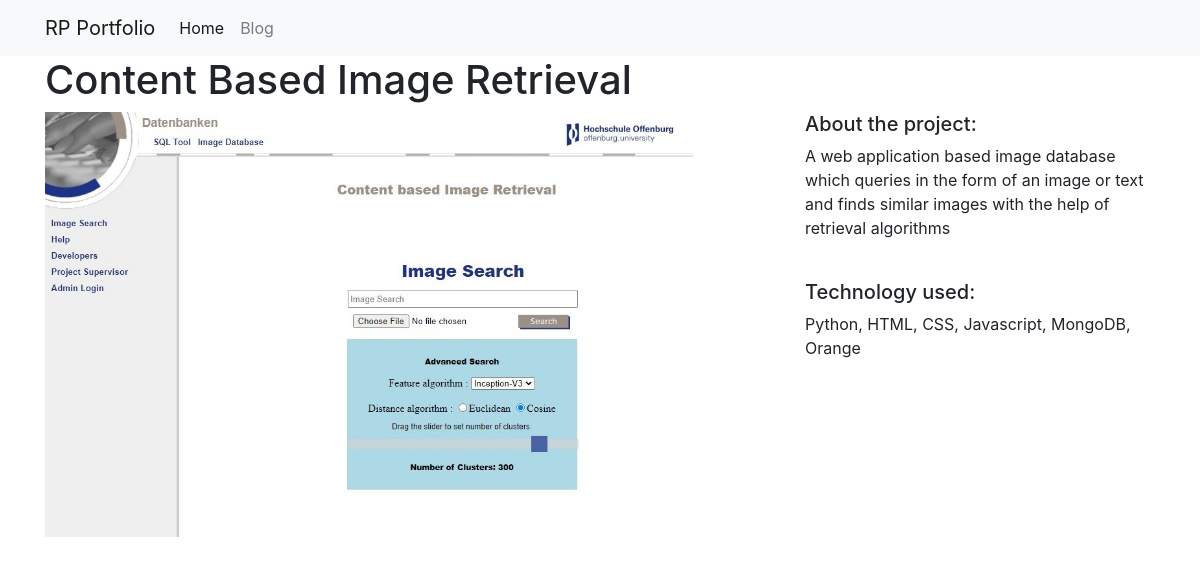
Screenshot of /projects/5/ with the database file from the repository.
### projects/models.py (models this page shows)
class Project(models.Model):
    title = models.CharField(max_length=100)
    description = models.TextField()
    technology = models.CharField(max_length=20)
    image = models.FilePathField(path="/img")

### projects/views.py (the view)
# urls.py: path("<int:pk>/", views.project_detail, name="project_detail"),
def project_detail(request, pk):
    project = Project.objects.get(pk=pk)
    context = {
        'project': project
    }
    return render(request, 'project_detail.html', context)

### projects/templates/project_detail.html
{% extends "base.html" %}
{% load static %}
{% block page_content %}
<h1>{{ project.title }}</h1>
<div class="row">
    <div class="col-md-8">
        <img src="{% static project.image %}" alt="" width="100%">
    </div>
    <div class="col-md-4">
        <h5>About the project:</h5>
        <p>{{ project.description }}</p>
        <br>
        <h5>Technology used:</h5>
        <p>{{ project.technology }}</p>
    </div>
</div>
{% endblock %}

### rows the page displays
Project: title "Content Based Image Retrieval", image (picture), description "A web application based image database which queries in the form of an image or text and finds similar images with the help of retrieval algorithms", technology "Python, HTML, CSS, Javascript, MongoDB, Orange"
